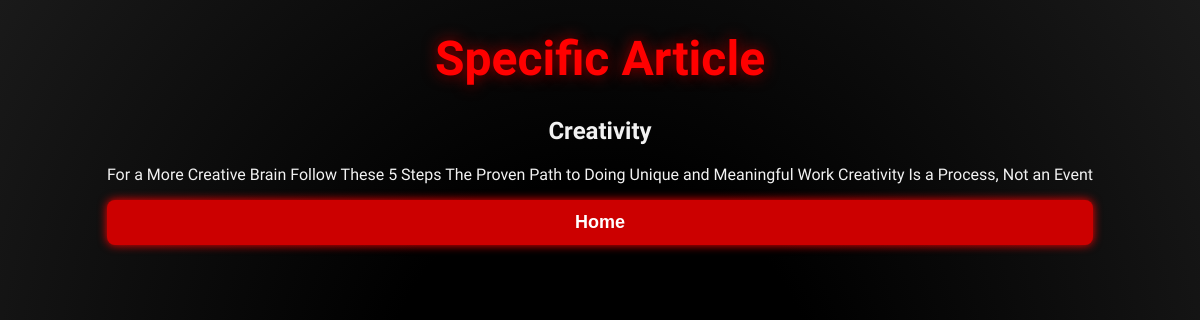
Screenshot of /specarticle/2 with the database file from the repository.
### myapp/models.py (models this page shows)
class ArticleModel(models.Model):
    title = models.CharField(max_length=100)
    desc = models.TextField()

### myapp/views.py (the view)
# urls.py: path('specarticle/<int:id>', views.display_spec, name='specific'),
def display_spec(request,id):
    spec_article = ArticleModel.objects.get(id=id)
    print(spec_article.title)
    print(spec_article.desc)
    return render(request, 'html/specific.html', {"data":spec_article})

### templates/html/specific.html
{% extends 'html/index.html' %}
{% block title %}
    <h1>
        Specific Article
    </h1>
{% endblock %}
{% block content %}
    <h2>{{data.title}}</h2>
    <p>{{data.desc}}</p>
    <a href="{% url 'home' %}">
        <button>Home</button>
    </a>
{% endblock %}

### static/css/style.css (style rules this page uses)
body { margin: 0; padding: 0; font-family: 'Creepster', cursive; background: radial-gradient(circle, #000000 30%, #1a1a1a 100%); color: #f2f2f2; height: 100vh; display: flex; flex-direction: column; align-items: center; animation: backgroundPulse 10s infinite alternate; }
h1 { font-size: 48px; color: #ff0000; text-shadow: 0 0 15px #990000, 2px 2px 6px black; animation: flicker 2s infinite; margin: 30px 0; }
button { width: 100%; padding: 12px; font-size: 18px; background-color: #cc0000; color: #fff; border: none; border-radius: 8px; box-shadow: 0 0 10px #ff0000; transition: 0.3s ease-in-out; cursor: pointer; font-weight: bold; }

### rows the page displays
ArticleModel: title "Creativity", desc "For a More Creative Brain Follow These 5 Steps The Proven Path to Doing Unique and Meaningful Work Creativity Is a Process, Not an Event"
